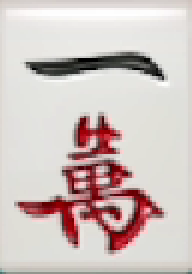
#> input picture tile_templates/1m.png, 96 x 137 px (shown 2 times larger)
$ python -i dynamic_ui.py   (imports and definitions only)
#> lines starting #> are read from the running program, lines starting #| are printed output that depends on the picture; after the words box and inside, x2 and y2 are one past the last pixel; in counts of white or black regions, pixels touching at a corner belong together
"""
动态自适应UI识别模块
支持基于牌体特征的手牌/副露识别
"""

from __future__ import annotations

from dataclasses import dataclass
from enum import Enum
from typing import List, Tuple, Optional

import numpy as np

try:
    import cv2
    CV2_AVAILABLE = True
except ImportError:
    CV2_AVAILABLE = False


class TileType(Enum):
    """牌的类型"""
    HAND = "hand"  # 手牌
    MELD = "meld"  # 副露
    UNKNOWN = "unknown"


@dataclass
class TileDetection:
    """单张牌检测结果"""
    bbox: Tuple[int, int, int, int]  # x1, y1, x2, y2
    tile_type: TileType
    confidence: float
    aspect_ratio: float  # 宽高比
    height_ratio: float  # 高度比例（相对于区域高度）


@dataclass
class DynamicUIAnalysis:
    """动态UI分析结果"""
    hand_tiles: List[TileDetection]  # 手牌列表
    meld_tiles: List[TileDetection]  # 副露列表
    split_x: Optional[int]  # 分割点X坐标（手牌/副露边界）
    hand_region: Tuple[int, int, int, int]  # 手牌区域
    meld_region: Tuple[int, int, int, int]  # 副露区域


class DynamicUIRecognizer:
    """
    动态UI识别器
    支持基于牌体特征的手牌/副露自动识别
    """

    def __init__(
        self,
        hand_height_threshold: float = 0.7,  # 手牌高度阈值（相对于区域高度）
        meld_height_threshold: float = 0.5,  # 副露高度阈值
        hand_aspect_ratio: float = 0.77,  # 手牌标准宽高比 (约1:1.3)
        meld_aspect_ratio: float = 1.3,  # 副露碰牌标准宽高比 (约1.3:1)
        debug: bool = False
    ):
        self.hand_height_threshold = hand_height_threshold
        self.meld_height_threshold = meld_height_threshold
        self.hand_aspect_ratio = hand_aspect_ratio
        self.meld_aspect_ratio = meld_aspect_ratio
        self.debug = debug

    def analyze_bottom_region(
        self,
        region_image: np.ndarray
    ) -> DynamicUIAnalysis:
        """
        分析底部持牌区域，自动分割手牌和副露

        Args:
            region_image: 底部持牌区域的BGR图像

        Returns:
            DynamicUIAnalysis分析结果
        """
        if not CV2_AVAILABLE:
            raise ImportError("需要opencv-python: pip install opencv-python")

        h, w = region_image.shape[:2]

        # 步骤1: 检测所有牌的轮廓
        tile_bboxes = self._detect_tile_contours(region_image)

        if not tile_bboxes:
            return DynamicUIAnalysis(
                hand_tiles=[],
                meld_tiles=[],
                split_x=None,
                hand_region=(0, 0, 0, 0),
                meld_region=(0, 0, 0, 0)
            )

        # 步骤2: 对每个牌进行分类（手牌/副露）
        tile_detections: List[TileDetection] = []
        for bbox in tile_bboxes:
            x1, y1, x2, y2 = bbox
            tile_w = x2 - x1
            tile_h = y2 - y1
            aspect_ratio = tile_w / max(tile_h, 1)
            height_ratio = tile_h / h

            tile_type, confidence = self._classify_tile(aspect_ratio, height_ratio)
            tile_detections.append(TileDetection(
                bbox=bbox,
                tile_type=tile_type,
                confidence=confidence,
                aspect_ratio=aspect_ratio,
                height_ratio=height_ratio
            ))

        # 步骤3: 找到手牌和副露的分割点
        split_x = self._find_split_point(tile_detections, w)

        # 步骤4: 根据分割点重新分类（增强鲁棒性）
        hand_tiles, meld_tiles = self._split_by_x(tile_detections, split_x)

        # 步骤5: 确定手牌和副露区域
        hand_region = self._calculate_region(hand_tiles, w, h, left=True)
        meld_region = self._calculate_region(meld_tiles, w, h, left=False)

        return DynamicUIAnalysis(
            hand_tiles=hand_tiles,
            meld_tiles=meld_tiles,
            split_x=split_x,
            hand_region=hand_region,
            meld_region=meld_region
        )

    def _detect_tile_contours(
        self,
        image: np.ndarray
    ) -> List[Tuple[int, int, int, int]]:
        """
        检测牌的轮廓

        Args:
            image: 输入图像

        Returns:
            牌的bbox列表 [(x1, y1, x2, y2), ...]
        """
        gray = cv2.cvtColor(image, cv2.COLOR_BGR2GRAY)

        # 自适应阈值处理
        binary = cv2.adaptiveThreshold(
            gray, 255, cv2.ADAPTIVE_THRESH_GAUSSIAN_C,
            cv2.THRESH_BINARY_INV, 11, 2
        )

        # 形态学操作去除噪点
        kernel = cv2.getStructuringElement(cv2.MORPH_RECT, (3, 3))
        binary = cv2.morphologyEx(binary, cv2.MORPH_OPEN, kernel)

        # 查找轮廓
        contours, _ = cv2.findContours(
            binary, cv2.RETR_EXTERNAL, cv2.CHAIN_APPROX_SIMPLE
        )

        bboxes: List[Tuple[int, int, int, int]] = []
        h, w = image.shape[:2]
        min_area = (w * h) * 0.01  # 最小面积
        max_area = (w * h) * 0.15  # 最大面积

        for cnt in contours:
            area = cv2.contourArea(cnt)
            if min_area < area < max_area:
                x, y, bw, bh = cv2.boundingRect(cnt)
                # 过滤异常宽高比
                aspect_ratio = bw / max(bh, 1)
                if 0.3 < aspect_ratio < 2.5:
                    bboxes.append((x, y, x + bw, y + bh))

        # 按X坐标排序
        bboxes.sort(key=lambda b: b[0])
        return bboxes

    def _classify_tile(
        self,
        aspect_ratio: float,
        height_ratio: float
    ) -> Tuple[TileType, float]:
        """
        根据宽高比和高度比分类牌的类型

        Args:
            aspect_ratio: 宽高比
            height_ratio: 高度比例

        Returns:
            (TileType, confidence)
        """
        # 计算手牌相似度
        hand_ar_diff = abs(aspect_ratio - self.hand_aspect_ratio)
        hand_height_score = 1.0 if height_ratio >= self.hand_height_threshold else height_ratio / self.hand_height_threshold
        hand_confidence = max(0.0, 1.0 - hand_ar_diff * 0.5) * hand_height_score

        # 计算副露相似度
        meld_ar_diff = abs(aspect_ratio - self.meld_aspect_ratio)
        meld_height_score = 1.0 if height_ratio <= self.meld_height_threshold else (1.0 - (height_ratio - self.meld_height_threshold))
        meld_confidence = max(0.0, 1.0 - meld_ar_diff * 0.5) * max(0.0, meld_height_score)

        if hand_confidence > meld_confidence:
            return TileType.HAND, hand_confidence
        elif meld_confidence > hand_confidence:
            return TileType.MELD, meld_confidence
        else:
            return TileType.UNKNOWN, 0.5

    def _find_split_point(
        self,
        detections: List[TileDetection],
        image_width: int
    ) -> Optional[int]:
        """
        找到手牌和副露的分割点

        策略：找到手牌和副露之间的最大间隙

        Args:
            detections: 牌检测列表
            image_width: 图像宽度

        Returns:
            分割点X坐标
        """
        if len(detections) < 2:
            return image_width // 2

        # 按X坐标排序
        sorted_dets = sorted(detections, key=lambda d: d.bbox[0])

        max_gap = 0
        split_x = image_width // 2

        for i in range(1, len(sorted_dets)):
            prev_x2 = sorted_dets[i-1].bbox[2]
            curr_x1 = sorted_dets[i].bbox[0]
            gap = curr_x1 - prev_x2

            # 计算间隙两侧的类型变化
            prev_type = sorted_dets[i-1].tile_type
            curr_type = sorted_dets[i].tile_type

            # 类型变化的间隙权重更高
            type_change_bonus = 2.0 if prev_type != curr_type else 1.0
            weighted_gap = gap * type_change_bonus

            if weighted_gap > max_gap:
                max_gap = weighted_gap
                split_x = (prev_x2 + curr_x1) // 2

        return split_x

    def _split_by_x(
        self,
        detections: List[TileDetection],
        split_x: Optional[int]
    ) -> Tuple[List[TileDetection], List[TileDetection]]:
        """
        根据X坐标分割手牌和副露

        Args:
            detections: 牌检测列表
            split_x: 分割点X坐标

        Returns:
            (hand_tiles, meld_tiles)
        """
        if split_x is None:
            return detections, []

        hand_tiles: List[TileDetection] = []
        meld_tiles: List[TileDetection] = []

        for det in detections:
            x_center = (det.bbox[0] + det.bbox[2]) // 2
            if x_center < split_x:
                hand_tiles.append(det)
            else:
                meld_tiles.append(det)

        return hand_tiles, meld_tiles

    def _calculate_region(
        self,
        tiles: List[TileDetection],
        image_width: int,
        image_height: int,
        left: bool
    ) -> Tuple[int, int, int, int]:
        """
        根据牌的列表计算区域边界

        Args:
            tiles: 牌检测列表
            image_width: 图像宽度
            image_height: 图像高度
            left: 是否为左侧区域（手牌）

        Returns:
            (x1, y1, x2, y2)
        """
        if not tiles:
            if left:
                return (0, 0, image_width // 2, image_height)
            else:
                return (image_width // 2, 0, image_width, image_height)

        x_coords = [t.bbox[0] for t in tiles] + [t.bbox[2] for t in tiles]
        y_coords = [t.bbox[1] for t in tiles] + [t.bbox[3] for t in tiles]

        x1 = min(x_coords) - 10
        y1 = min(y_coords) - 5
        x2 = max(x_coords) + 10
        y2 = max(y_coords) + 5

        x1 = max(0, x1)
        y1 = max(0, y1)
        x2 = min(image_width, x2)
        y2 = min(image_height, y2)

        return (x1, y1, x2, y2)

    # [51 lines left out: function visualize_analysis, not called in this run]

>>> import cv2
>>> picture = cv2.imread('../../tile_templates/1m.png')
#> picture is the input picture: shape (137, 96, 3); mean B, G, R 191.6, 194.6, 207.7
>>> result = DynamicUIRecognizer().analyze_bottom_region(picture)
#> in _detect_tile_contours, `gray = cv2.cvtColor(image, cv2.COLOR_BGR2GRAY)`:
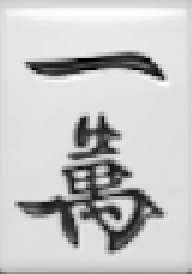
#> gray: shape (137, 96) (shown 2 times larger); min 0, max 255, mean 198.2
#> in _detect_tile_contours, `binary = cv2.adaptiveThreshold( gray, 255, cv2.ADAPTIVE_THRESH_GAUSSIA..`:
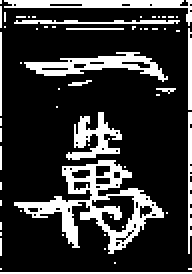
#> binary: shape (137, 96) (shown 2 times larger); 20.8% white; 58 white regions (48 under 20 px), largest, box (x1, y1, x2, y2) and area: (7, 80, 82, 127) 1024, (12, 26, 84, 41) 417, (2, 0, 96, 13) 358
#> in _detect_tile_contours, `binary = cv2.morphologyEx(binary, cv2.MORPH_OPEN, kernel)`:
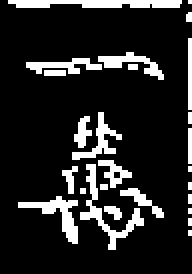
#> binary: shape (137, 96) (shown 2 times larger); 14.5% white; 26 white regions (12 under 20 px)
#> in _detect_tile_contours, `contours, _ = cv2.findContours( binary, cv2.RETR_EXTERNAL, cv2.CHAIN_A..`: contours = 26 contours, 13 with area under 20; largest, box (x1, y1, x2, y2) and area: (4, 0, 91, 4) 204, (40, 82, 72, 125) 187, (9, 98, 39, 122) 175, (49, 26, 82, 40) 118, (36, 56, 61, 80) 117
#> the loop in _detect_tile_contours, `for cnt in contours:` made 26 passes
#> (area, x, y, bw, bh, aspect_ratio) on passes 5, 13, 26: (175, 9, 98, 30, 24, 1.25), (187, 40, 82, 32, 43, 0.744), (204, 4, 0, 87, 4, 21.75)
#> area on passes 4, 7, 12, 14, 16, 18: 27.5, 69.5, 34.5, 83.5, 59, 117
#> after the loop in _detect_tile_contours, `for cnt in contours:`: bboxes = [(9, 98, 39, 122), (40, 82, 72, 125)]
#> the loop in analyze_bottom_region, `for bbox in tile_bboxes:` made 2 passes
#> (x1, y1, x2, y2, tile_w, tile_h, aspect_ratio, height_ratio) on passes 1 to 2: (9, 98, 39, 122, 30, 24, 1.25, 0.175), (40, 82, 72, 125, 32, 43, 0.744, 0.314)
#> after the loop in analyze_bottom_region, `for bbox in tile_bboxes:`: tile_detections = 2 items
#> the loop in _find_split_point, `for i in range(1, len(sorted_dets)):` made 1 pass
#> (prev_x2, curr_x1, gap, type_change_bonus, weighted_gap, max_gap, split_x) on pass 1: (39, 40, 1, 1, 1, 1, 39)
#> after the loop in _find_split_point, `for i in range(1, len(sorted_dets)):`: max_gap = 1; split_x = 39
#> the loop in _split_by_x, `for det in detections:` made 2 passes
#> x_center on passes 1 to 2: 24, 56
#> after the loop in _split_by_x, `for det in detections:`: hand_tiles = 1 item
#> in _calculate_region, `x_coords = [t.bbox[0] for t in tiles] + [t.bbox[2] for t in tiles]`: x_coords = [9, 39]
#> in _calculate_region, `y_coords = [t.bbox[1] for t in tiles] + [t.bbox[3] for t in tiles]`: y_coords = [98, 122]
#> in _calculate_region, `x1 = min(x_coords) - 10`: x1 = -1
#> in _calculate_region, `y1 = min(y_coords) - 5`: y1 = 93
#> in _calculate_region, `x2 = max(x_coords) + 10`: x2 = 49
#> in _calculate_region, `y2 = max(y_coords) + 5`: y2 = 127
#> in _calculate_region, `x1 = max(0, x1)`: x1 = 0
#> in analyze_bottom_region, `hand_region = self._calculate_region(hand_tiles, w, h, left=True)`: hand_region = (0, 93, 49, 127)
#> in analyze_bottom_region, `meld_region = self._calculate_region(meld_tiles, w, h, left=False)`: meld_region = (30, 77, 82, 130)
